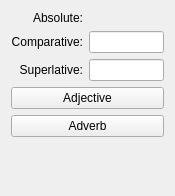
<ui version="4.0" >
 <class>KEduVocComparisonWidget</class>
 <widget class="QWidget" name="KEduVocComparisonWidget" >
  <property name="geometry" >
   <rect>
    <x>0</x>
    <y>0</y>
    <width>175</width>
    <height>196</height>
   </rect>
  </property>
  <layout class="QVBoxLayout" >
   <item>
    <layout class="QGridLayout" >
     <item row="0" column="0" >
      <widget class="QLabel" name="absoluteLabel" >
       <property name="sizePolicy" >
        <sizepolicy vsizetype="Preferred" hsizetype="Minimum" >
         <horstretch>0</horstretch>
         <verstretch>0</verstretch>
        </sizepolicy>
       </property>
       <property name="toolTip" >
        <string>The comparative is used to compare nouns or verbs (faster)</string>
       </property>
       <property name="text" >
        <string>Absolute:</string>
       </property>
       <property name="alignment" >
        <set>Qt::AlignRight|Qt::AlignTrailing|Qt::AlignVCenter</set>
       </property>
      </widget>
     </item>
     <item row="0" column="1" >
      <widget class="QLabel" name="absoluteEntryLabel" >
       <property name="sizePolicy" >
        <sizepolicy vsizetype="Preferred" hsizetype="Preferred" >
         <horstretch>0</horstretch>
         <verstretch>0</verstretch>
        </sizepolicy>
       </property>
       <property name="text" >
        <string/>
       </property>
      </widget>
     </item>
     <item row="1" column="0" >
      <widget class="QLabel" name="comparativeLabel" >
       <property name="sizePolicy" >
        <sizepolicy vsizetype="Preferred" hsizetype="Minimum" >
         <horstretch>0</horstretch>
         <verstretch>0</verstretch>
        </sizepolicy>
       </property>
       <property name="toolTip" >
        <string>The comparative is used to compare nouns or verbs (faster)</string>
       </property>
       <property name="text" >
        <string>Comparative:</string>
       </property>
       <property name="alignment" >
        <set>Qt::AlignRight|Qt::AlignTrailing|Qt::AlignVCenter</set>
       </property>
       <property name="buddy" >
        <cstring>comparativeLineEdit</cstring>
       </property>
      </widget>
     </item>
     <item row="1" column="1" >
      <widget class="QLineEdit" name="comparativeLineEdit" >
       <property name="sizePolicy" >
        <sizepolicy vsizetype="Preferred" hsizetype="Expanding" >
         <horstretch>0</horstretch>
         <verstretch>0</verstretch>
        </sizepolicy>
       </property>
      </widget>
     </item>
     <item row="2" column="0" >
      <widget class="QLabel" name="superlativeLabel" >
       <property name="sizePolicy" >
        <sizepolicy vsizetype="Preferred" hsizetype="Minimum" >
         <horstretch>0</horstretch>
         <verstretch>0</verstretch>
        </sizepolicy>
       </property>
       <property name="toolTip" >
        <string>The superlative (fastest)</string>
       </property>
       <property name="text" >
        <string>Superlative:</string>
       </property>
       <property name="alignment" >
        <set>Qt::AlignRight|Qt::AlignTrailing|Qt::AlignVCenter</set>
       </property>
       <property name="buddy" >
        <cstring>superlativeLineEdit</cstring>
       </property>
      </widget>
     </item>
     <item row="2" column="1" >
      <widget class="QLineEdit" name="superlativeLineEdit" >
       <property name="sizePolicy" >
        <sizepolicy vsizetype="Preferred" hsizetype="Expanding" >
         <horstretch>0</horstretch>
         <verstretch>0</verstretch>
        </sizepolicy>
       </property>
      </widget>
     </item>
    </layout>
   </item>
   <item>
    <widget class="QPushButton" name="makeAdjectiveButton" >
     <property name="text" >
      <string>Adjective</string>
     </property>
    </widget>
   </item>
   <item>
    <widget class="QPushButton" name="makeAdverbButton" >
     <property name="text" >
      <string>Adverb</string>
     </property>
    </widget>
   </item>
   <item>
    <spacer>
     <property name="orientation" >
      <enum>Qt::Vertical</enum>
     </property>
     <property name="sizeHint" stdset="0" >
      <size>
       <width>20</width>
       <height>51</height>
      </size>
     </property>
    </spacer>
   </item>
  </layout>
 </widget>
 <resources/>
 <connections/>
</ui>
